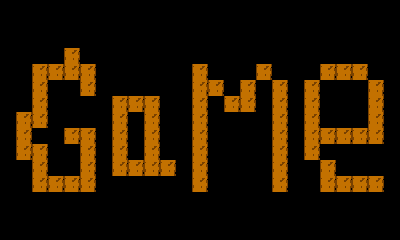

This game map was drawn from its Tiled (.tmx) file and the tilesets committed beside it. A one-line description and the full map source follow:
An orthogonal 25x15 tile map with 16x16 px tiles, 1 tile layer (Tile Layer 1) and 2 objects (2x camera).

<map version="1.0" tiledversion="1.1.6" orientation="orthogonal" renderorder="right-down" width="25" height="15" tilewidth="16" tileheight="16" infinite="0" nextobjectid="3">
 <tileset firstgid="1" name="ForestTiles" tilewidth="16" tileheight="16" tilecount="16" columns="4">
  <image source="TileSets/ForestTiles.png" width="64" height="64" />
 </tileset>
 <layer name="Tile Layer 1" width="25" height="15">
  <data encoding="csv">
10,10,10,10,10,10,10,10,10,10,10,10,10,10,10,10,10,10,10,10,10,10,10,10,10,
10,10,10,10,10,10,10,10,10,10,10,10,10,10,10,10,10,10,10,10,10,10,10,10,10,
10,10,10,10,10,10,10,10,10,10,10,10,10,10,10,10,10,10,10,10,10,10,10,10,10,
10,10,10,10,9,10,10,10,10,10,10,10,10,10,10,10,10,10,10,10,10,10,10,10,10,
10,10,9,9,9,9,10,10,10,10,10,10,9,10,10,10,9,10,10,10,9,9,9,10,10,
10,10,9,10,10,9,10,10,10,10,10,10,9,9,10,9,10,9,10,9,10,10,10,9,10,
10,10,9,10,10,10,10,9,9,9,10,10,9,10,9,9,10,9,10,9,10,10,10,9,10,
10,9,9,10,10,10,10,9,10,9,10,10,9,10,10,10,10,9,10,9,10,10,10,9,10,
10,9,10,10,9,9,10,9,10,9,10,10,9,10,10,10,10,9,10,9,9,9,9,9,10,
10,9,9,10,10,9,10,9,10,9,10,10,9,10,10,10,10,9,10,9,10,10,10,10,10,
10,10,9,10,10,9,10,9,9,9,9,10,9,10,10,10,10,9,10,10,9,10,10,10,10,
10,10,9,9,9,9,10,10,10,10,10,10,9,10,10,10,10,9,10,10,9,9,9,9,10,
10,10,10,10,10,10,10,10,10,10,10,10,10,10,10,10,10,10,10,10,10,10,10,10,10,
10,10,10,10,10,10,10,10,10,10,10,10,10,10,10,10,10,10,10,10,10,10,10,10,10,
10,10,10,10,10,10,10,10,10,10,10,10,10,10,10,10,10,10,10,10,10,10,10,10,10
</data>
 </layer>
 <objectgroup name="Room1">
  <object id="1" name="cMin1" type="camera" x="0" y="0">
   <point />
  </object>
  <object id="2" name="cMax1" type="camera" x="400" y="240">
   <point />
  </object>
 </objectgroup>
</map>